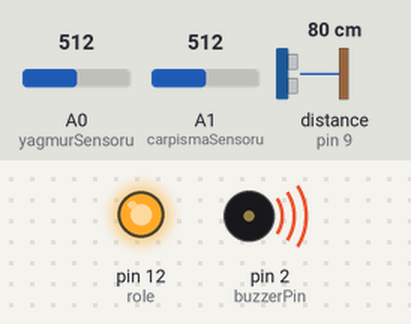
Simulated run of this sketch. Board: Arduino Uno, built with avr-gcc and run on an emulated ATmega328P. Parts: output pins drawn as LEDs (lit = HIGH), buzzer (waves = sounding, pin HIGH). Inputs (shaded band) come from the test bench; at power-on: A0 (yagmurSensoru) = 512, A1 (carpismaSensoru) = 512, distance to the obstacle (sensor on pin 9) 80 cm. The echo pulse lasts 58.3 µs per cm; pins used as bus, display or sensor lines are not drawn.

Above: at 1.2 s.
1.3 s: A0 (yagmurSensoru) set to 106
2.8 s: A0 (yagmurSensoru) set to 95
At 3.2 s:
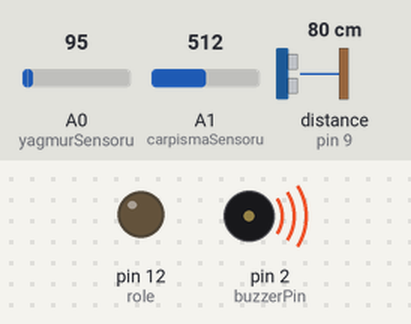
4.3 s: A1 (carpismaSensoru) set to 105
5.8 s: A1 (carpismaSensoru) set to 95
At 6.8 s:
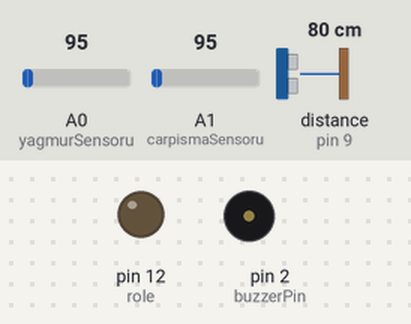
7.3 s: A0 (yagmurSensoru) set to 122
At 7.8 s:
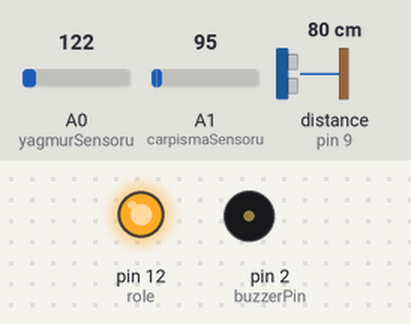
8.8 s: A0 (yagmurSensoru) set to 90
At 10.2 s:
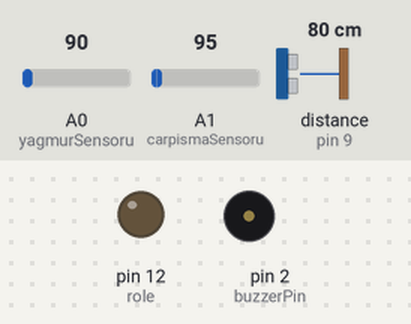
Timing chart, 0 to 11.3 s (numbered marks = the images above; inputs shaded):
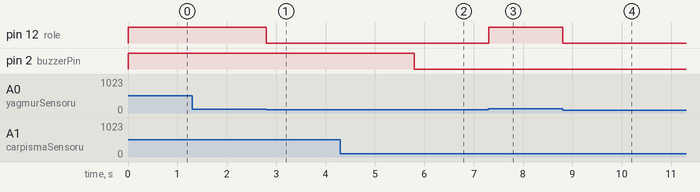

Measured:
- the behaviour switches between 101 and 100 on A0 (yagmurSensoru) (found by bisection; images 0 and 1)
- the behaviour switches between 101 and 100 on A1 (carpismaSensoru) (found by bisection; images 1 and 2)
- after the input at 1.3 s, every drawn part: stays the same
- after the input at 2.8 s, pin 12 (role): HIGH → LOW at once
- after the input at 4.3 s, every drawn part: stays the same
- after the input at 5.8 s, pin 2 (buzzerPin): HIGH → LOW at once
- after the input at 7.3 s, pin 12 (role): LOW → HIGH at once
- after the input at 8.8 s, pin 12 (role): HIGH → LOW at once

The sketch:

KOD.ino
```cpp
int echo = 9;  // Mesafe sensörünün Echo pini
int trig = 10; // Mesafe sensörünün Trig pini
int mesafeSonuc;

int buzzerPin = 2; //Buzzerın takılacağı pin
int role = 12; // Yağmur sensörüne bağlı olarak güç ileteceğimiz ve silecekleri çalıştıracağımız röle pini

int carpismaSensoru = A1; // Yaylı darbe sensörü için pin
int carpismaDegeri; // Yaylı darbe sensörünün değerini tutacağımız değişken
int carpismaEsik = 100; // Yaylı darbe sensörü için eşik değeri

int yagmurSensoru = A0; // Yağmur sensörü için pin
int yagmurDegeri; // Yağmur sensörünün değerini tutacağımız değişken
int yagmurEsik = 100; // Yağmur sensörü için eşik değeri

long mesafeOlcum() { // Mesafe ölçüm fonksiyonu, sabit bir fonksiyon internette her yerde bu fonksiyon kullanılır
  long sure, mesafe;
  digitalWrite(trig, LOW);
  delayMicroseconds(2);
  digitalWrite(trig, HIGH);
  delayMicroseconds(10);
  digitalWrite(trig, LOW);
  sure = pulseIn(echo, HIGH);
  mesafe = (sure / 2) / 29.1;
  return mesafe;
}

void setup() {
  pinMode(buzzerPin, OUTPUT); // Buzzer pini çıkış
  pinMode(role, OUTPUT); // Role pini çıkış
  pinMode(echo, INPUT); // Mesafe sensörünün ECHO pini giriş
  pinMode(trig, OUTPUT); // Mesafe sensörünün TRIG pini çıkış
}

void loop() {
  carpismaDegeri = analogRead(carpismaSensoru); // Sensörden çarpışma değerini okuyoruz
  if (carpismaDegeri > carpismaEsik) { // Eğer çarpışma durumu eşiğin üstündeyse buzzer çalışacak
    digitalWrite(buzzerPin, HIGH);
  } else { // Eğer çarpışma durumu eşiğin altındaysa buzzer çalışmayacak
    digitalWrite(buzzerPin, LOW);
    mesafeSonuc = mesafeOlcum(); // Sensörden mesafe bilgisi alıyoruz

    // ALTTAKİ İF BLOĞU MESAFE DEĞERİNE GÖRE BUZZER'dan BELİRLİ SİNYAL SESLERİNİ ÇIKARMAK İÇİN
    // EĞER ÇOK YAKINDA HIZLI, UZAKSA YAVAŞ ÇALMASI İÇİN
    if (mesafeSonuc < 40) {
      digitalWrite(buzzerPin, HIGH);
      delay(200);
      digitalWrite(buzzerPin, LOW);
      delay(200);
    } else if (mesafeSonuc < 20) {
      digitalWrite(buzzerPin, HIGH);
      delay(100);
      digitalWrite(buzzerPin, LOW);
      delay(100);
    } else if (mesafeSonuc < 10) {
      digitalWrite(buzzerPin, HIGH);
      delay(20);
      digitalWrite(buzzerPin, LOW);
      delay(20);
    } else { // Ve mesafe aralığında değilse buzzer çalışmayacak
      digitalWrite(buzzerPin, LOW);
    }
  }

  yagmurDegeri = analogRead(yagmurSensoru); // Sensörden yağmur verisini alıyoruz
  if (yagmurDegeri > yagmurEsik) { //Eğer yağmur eşiğini aşıyorsak sileceklerin çalışması için RÖLEye güç veriyoruz
    digitalWrite(role, HIGH);
  } else {  //Eğer yağmur eşiğini aşmıyorsak sileceklerin durması için RÖLEye giden gücü kesiyoruz
    digitalWrite(role, LOW);
  }
}
```
